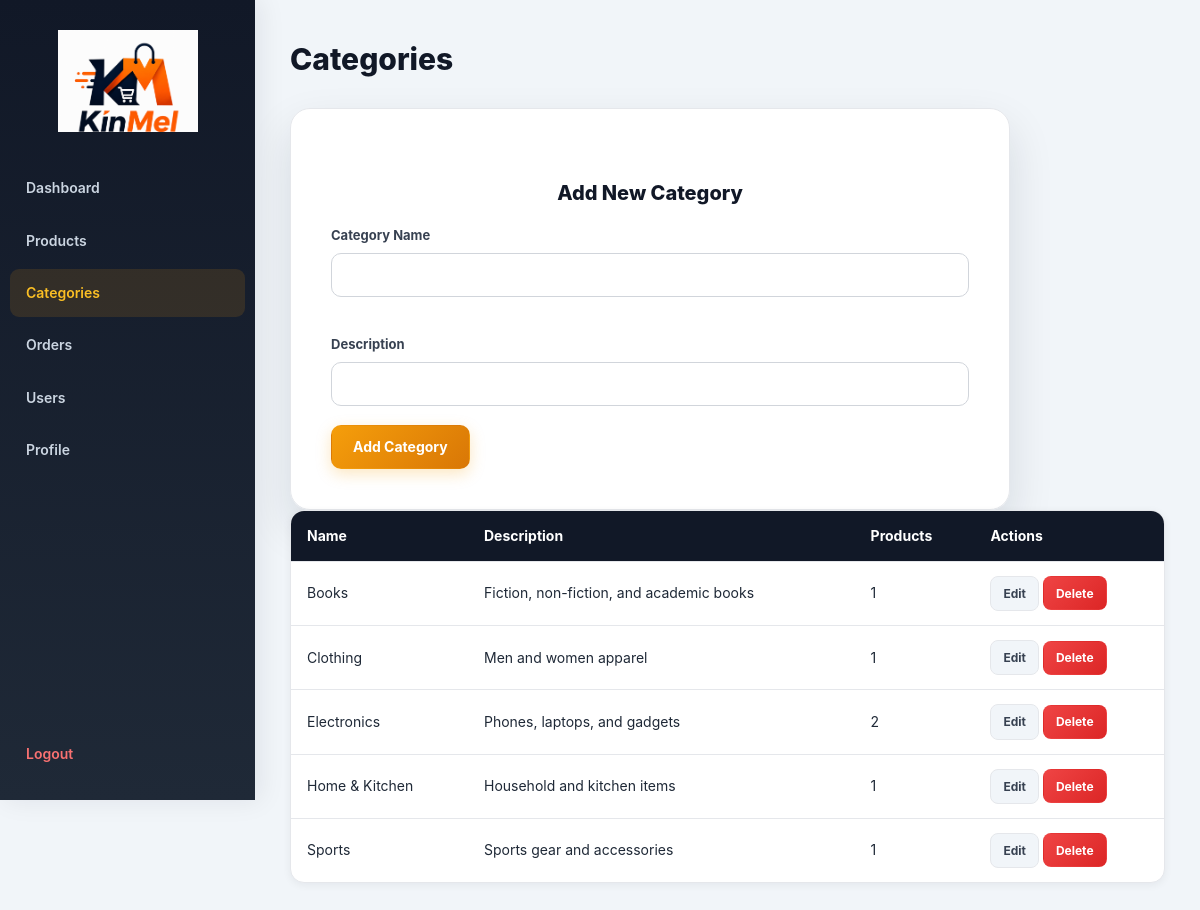
Screenshot of /admin/categories.php (signed in) with the database file from the repository.
### tables this page shows
CREATE TABLE categories (
    id INT AUTO_INCREMENT PRIMARY KEY,
    name VARCHAR(100) NOT NULL UNIQUE,
    description VARCHAR(255) DEFAULT NULL,
    created_at TIMESTAMP DEFAULT CURRENT_TIMESTAMP
);

### includes/functions.php (called while the page is built, shortened)
<?php
function clean($data) {
    return htmlspecialchars(trim($data), ENT_QUOTES, 'UTF-8');
}
?>

### admin/categories.php (the view, shortened to what this page needs)
<?php
require_once __DIR__ . '/includes/admin_header.php';
$editing_category = null;
$categories = $conn->query("SELECT c.*,
                            (SELECT COUNT(*) FROM products p WHERE p.category_id = c.id) AS product_count
                            FROM categories c ORDER BY c.name ASC");
?>
<h1>Categories</h1>
<div class="form-card">
    <h2><?php echo $editing_category ? 'Edit Category' : 'Add New Category'; ?></h2>
    <form method="POST" action="categories.php">
        <div class="form-row">
            <div class="form-group">
                <label>Category Name</label>
                <input type="text" name="name" value="<?php echo $editing_category ? clean($editing_category['name']) : ''; ?>" required>
            </div>
            <div class="form-group form-group-full">
                <label>Description</label>
                <input type="text" name="description" value="<?php echo $editing_category ? clean($editing_category['description']) : ''; ?>">
            </div>
        </div>
        <?php if ($editing_category): ?>
            <button type="submit" name="update_category" class="btn btn-primary">Update Category</button>
            <a href="/kinmel/admin/categories.php" class="btn btn-secondary-light">Cancel</a>
        <?php else: ?>
            <button type="submit" name="add_category" class="btn btn-primary">Add Category</button>
        <?php endif; ?>
    </form>
</div>
<table>
    <thead>
        <tr>
            <th>Name</th>
            <th>Description</th>
            <th>Products</th>
            <th>Actions</th>
        </tr>
    </thead>
    <tbody>
        <?php if ($categories->num_rows > 0): ?>
            <?php while ($cat = $categories->fetch_assoc()): ?>
                <tr>
                    <td><?php echo clean($cat['name']); ?></td>
                    <td><?php echo clean($cat['description']); ?></td>
                    <td><?php echo (int)$cat['product_count']; ?></td>
                    <td>
                        <a href="/kinmel/admin/categories.php?edit=<?php echo $cat['id']; ?>" class="btn btn-small btn-secondary-light">Edit</a>
                        <form method="POST" action="categories.php" style="display:inline;" onsubmit="return confirm('Delete this category? This will also delete its products.');">
                            <button type="submit" name="delete_category" class="btn btn-small btn-danger">Delete</button>
                        </form>
                    </td>
                </tr>
            <?php endwhile; ?>
        <?php else: ?>
            <tr><td colspan="4">No categories yet.</td></tr>
        <?php endif; ?>
    </tbody>
</table>
<?php require_once __DIR__ . '/includes/admin_footer.php'; ?>

### css/style.css (style rules this page uses)
:root { --primary: #f59e0b; --primary-dark: #d97706; --primary-light: #fbbf24; --dark: #111827; --dark-2: #1f2937; --dark-3: #374151; --text: #1f2937; --text-light: #6b7280; --text-muted: #9ca3af; --bg: #f5f7fb; --white: #ffffff; --border: #e5e7eb; --success: #16a34a; --success-bg: #dcfce7; --danger: #dc2626; --danger-bg: #fee2e2; --warning: #d97706; --warning-bg: #fef3c7; --info: #2563eb; --info-bg: #dbeafe; --radius-sm: 8px; --radius: 14px; --radius-lg: 20px; --shadow-sm: 0 2px 8px rgba(15, 23, 42, 0.06); --shadow: 0 8px 25px rgba(15, 23, 42, 0.08); --shadow-lg: 0 20px 45px rgba(15, 23, 42, 0.12); --transition: 0.25s ease; }
* { margin: 0; padding: 0; box-sizing: border-box; }
html { scroll-behavior: smooth; }
body { font-family: "Inter", "Segoe UI", Arial, sans-serif; background: radial-gradient(circle at top left, rgba(245, 158, 11, 0.04), transparent 30%), var(--bg); color: var(--text); line-height: 1.6; min-height: 100vh; -webkit-font-smoothing: antialiased; }
a { text-decoration: none; color: inherit; }
button, input, select, textarea { font-family: inherit; }
button { cursor: pointer; }
.btn { position: relative; display: inline-flex; align-items: center; justify-content: center; gap: 8px; padding: 12px 21px; min-height: 44px; border-radius: 10px; font-size: 14px; font-weight: 700; cursor: pointer; border: 1px solid transparent; transition: transform var(--transition), box-shadow var(--transition), background var(--transition); }
.btn-primary { background: linear-gradient(135deg, var(--primary), var(--primary-dark)); color: var(--white); box-shadow: 0 5px 15px rgba(245, 158, 11, 0.25); }
.btn-danger { background: linear-gradient(135deg, #ef4444, #dc2626); color: var(--white); }
.btn-small { padding: 7px 12px; min-height: 34px; font-size: 12px; border-radius: 8px; }
.btn-secondary-light { background: #f1f5f9; color: var(--dark-3); border: 1px solid var(--border); }
.form-card { width: 100%; max-width: 720px; background: rgba(255, 255, 255, 0.98); padding: 40px; border: 1px solid var(--border); border-radius: var(--radius-lg); box-shadow: var(--shadow-lg); }
.form-card h2 { margin-bottom: 25px; color: var(--dark); text-align: center; font-size: 26px; font-weight: 800; }
.form-row { display: flex; gap: 18px; flex-wrap: wrap; }
.form-group { flex: 1 1 200px; margin-bottom: 19px; }
.form-group-full { flex: 1 1 100%; }
.form-group label { display: block; margin-bottom: 7px; font-size: 13px; font-weight: 700; color: var(--dark-3); }
.form-group input, .form-group select, .form-group textarea { width: 100%; padding: 12px 14px; min-height: 44px; background: #fff; border: 1px solid #d1d5db; border-radius: 10px; color: var(--text); font-size: 14px; outline: none; transition: border-color var(--transition), box-shadow var(--transition), background var(--transition); }
.form-group input::placeholder, .form-group textarea::placeholder { color: #9ca3af; }
table { width: 100%; border-collapse: separate; border-spacing: 0; background: var(--white); border: 1px solid var(--border); border-radius: var(--radius); overflow: hidden; box-shadow: var(--shadow-sm); }
table th, table td { padding: 14px 16px; text-align: left; border-bottom: 1px solid var(--border); font-size: 14px; }
table th { background: var(--dark); color: var(--white); font-weight: 700; white-space: nowrap; }
table tr:last-child td { border-bottom: none; }
table tbody tr { transition: background var(--transition); }
.admin-body { background: #f1f5f9; }
.admin-main h1 { margin-bottom: 25px; color: var(--dark); font-size: 30px; font-weight: 800; }
.admin-main h2 { margin: 28px 0 16px; color: var(--dark); font-size: 20px; }

### rows the page displays
categories: name "Books", description "Fiction, non-fiction, and academic books", product_count "1"
categories: name "Clothing", description "Men and women apparel", product_count "1"
categories: name "Electronics", description "Phones, laptops, and gadgets", product_count "2"
categories: name "Home & Kitchen", description "Household and kitchen items", product_count "1"
categories: name "Sports", description "Sports gear and accessories", product_count "1"
